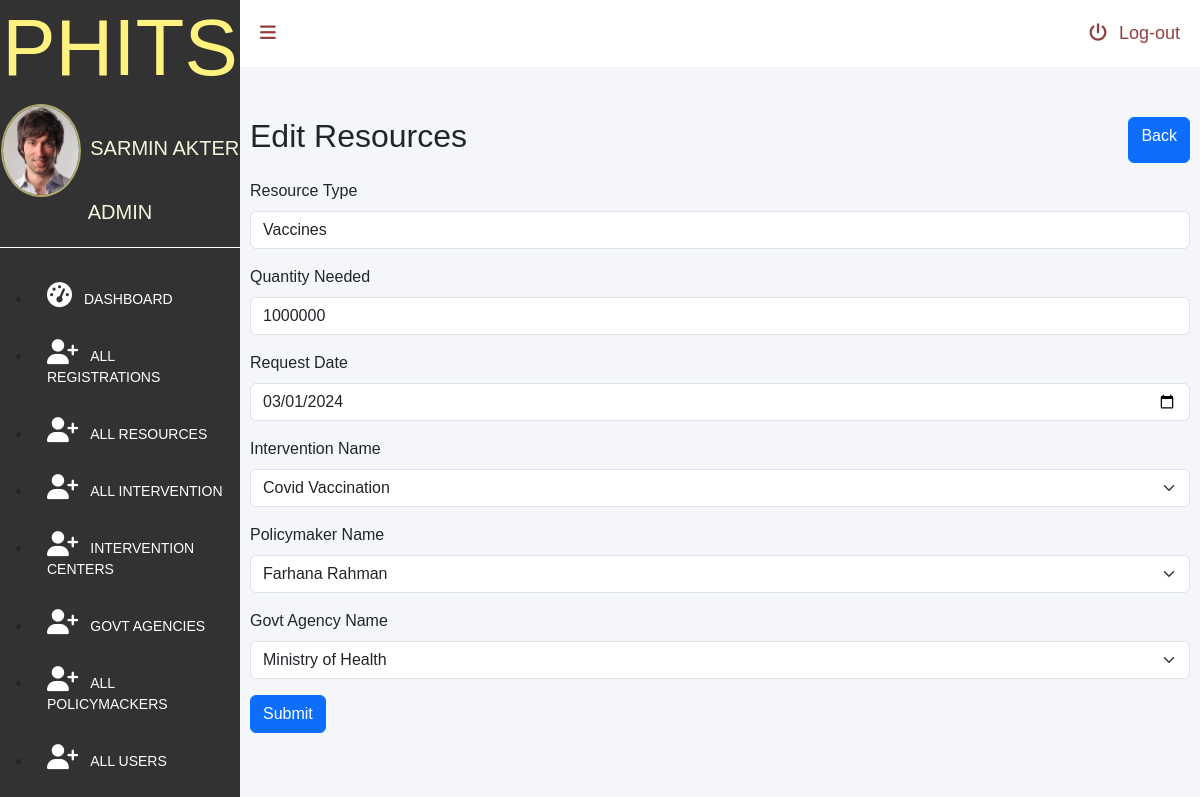
Page /admin/edit-resources.php?editId=36 (signed in) on the committed database.
### tables this page shows
CREATE TABLE `users`  (
  `userId` int(11) NOT NULL AUTO_INCREMENT,
  `name` varchar(255) NULL DEFAULT NULL,
  `username` varchar(255) NULL DEFAULT NULL,
  `role` varchar(255) NULL DEFAULT NULL,
  `password` varchar(255) NULL DEFAULT NULL,
  `email` varchar(255) NULL DEFAULT NULL,
  PRIMARY KEY (`userId`) USING BTREE
);

CREATE TABLE `resourceallocation_t`  (
  `resourceID` int(11) NOT NULL AUTO_INCREMENT,
  `resourceType` varchar(50) NULL DEFAULT NULL,
  `quantityNeeded` int(11) NULL DEFAULT NULL,
  `requestDate` date NULL DEFAULT NULL,
  `allocationDate` date NULL DEFAULT NULL,
  `approvalStatus` varchar(3) NULL DEFAULT NULL,
  `interventionID` char(5) NULL DEFAULT NULL,
  `policymakerID` char(5) NULL DEFAULT NULL,
  `agencyID` char(5) NULL DEFAULT NULL,
  PRIMARY KEY (`resourceID`) USING BTREE,
  INDEX `ResourceAllocation_FK1`(`interventionID`) USING BTREE,
  INDEX `ResourceAllocation_FK2`(`policymakerID`) USING BTREE,
  INDEX `ResourceAllocation_FK3`(`agencyID`) USING BTREE,
  CONSTRAINT `resourceallocation_t_ibfk_1` FOREIGN KEY (`interventionID`) REFERENCES `intervention_t` (`interventionID`) ON DELETE RESTRICT ON UPDATE RESTRICT,
  CONSTRAINT `resourceallocation_t_ibfk_2` FOREIGN KEY (`policymakerID`) REFERENCES `policymakers_t` (`policymakerID`) ON DELETE RESTRICT ON UPDATE RESTRICT,
  CONSTRAINT `resourceallocation_t_ibfk_3` FOREIGN KEY (`agencyID`) REFERENCES `governmentagencies_t` (`agencyID`) ON DELETE RESTRICT ON UPDATE RESTRICT
);

CREATE TABLE `intervention_t`  (
  `interventionID` char(5) NOT NULL,
  `interventionName` varchar(30) NULL DEFAULT NULL,
  `startDate` date NULL DEFAULT NULL,
  `endDate` date NULL DEFAULT NULL,
  `targetPopulation` int(11) NULL DEFAULT NULL,
  PRIMARY KEY (`interventionID`) USING BTREE
);

CREATE TABLE `policymakers_t`  (
  `policymakerID` char(5) NOT NULL,
  `policymakerName` varchar(255) NULL DEFAULT NULL,
  `policymakerEmail` varchar(25) NULL DEFAULT NULL,
  `policymakerContact` varchar(13) NULL DEFAULT NULL,
  `policymakerGroup` varchar(255) NULL DEFAULT NULL,
  `policymakerPassword` varchar(255) NULL DEFAULT NULL,
  `role` varchar(255) NULL DEFAULT NULL,
  PRIMARY KEY (`policymakerID`) USING BTREE
);

CREATE TABLE `governmentagencies_t`  (
  `agencyID` char(5) NOT NULL,
  `agencyName` varchar(30) NULL DEFAULT NULL,
  `agencyEmail` varchar(25) NULL DEFAULT NULL,
  `agencyContact` varchar(13) NULL DEFAULT NULL,
  `city` varchar(25) NULL DEFAULT NULL,
  `area` varchar(25) NULL DEFAULT NULL,
  `agencyGroup` varchar(255) NULL DEFAULT NULL,
  `role` varchar(255) NULL DEFAULT NULL,
  `password` varchar(255) NULL DEFAULT NULL,
  PRIMARY KEY (`agencyID`) USING BTREE
);

### admin/edit-resources.php (the view, shortened to what this page needs)
<?php
require_once '../lib/database.php';
if(isset($_GET['editId'])) {
    $editId = $_GET['editId'];
    $stmt = $conn->prepare("SELECT * FROM resourceallocation_t WHERE resourceID = ?");
    $stmt->bind_param("s", $editId);
    $stmt->execute();
    $result = $stmt->get_result();
    if ($result->num_rows > 0) {
        $resource = $result->fetch_assoc();
    } else {
        echo "No intervention found for editId: $editId";
        exit;
    }
}
?>
<!DOCTYPE html>
<html lang="en">
<head>
    <link href="https://cdn.jsdelivr.net/npm/bootstrap@5.3.3/dist/css/bootstrap.min.css" rel="stylesheet">
    <link rel="stylesheet" href="dashboard.css">
</head>
<body>
    <div id="dashboardMainContainer">
        <?php include('partials/sidebar.php')?>
        <div class="dashboard_content_container" id="dashboard_content_container">
            <?php include('partials/topnav.php')?>
            <div class="dashboard_content">
                <div class="d-flex justify-content-between pb-3">
                    <h2>Edit Resources</h2>
                    <a class="btn btn-primary" href="all-resources.php">Back</a>
                </div>
                <form action="edit-resources-processor.php" method="POST">
                <div class="mb-3">
                  <label for="resourceType" class="form-label">Resource Type</label>
                  <input type="text" class="form-control" id="resourceType" name="resourceType" value="<?php echo $resource['resourceType']; ?>">
                </div>
                <div class="mb-3">
                  <label for="quantityNeeded" class="form-label">Quantity Needed</label>
                  <input type="text" class="form-control" id="quantityNeeded" name="quantityNeeded" value="<?php echo $resource['quantityNeeded']; ?>">
                </div>
                <div class="mb-3">
                  <label for="requestDate" class="form-label">Request Date</label>
                  <input type="date" class="form-control" id="requestDate" name="requestDate" value="<?php echo $resource['requestDate']; ?>">
                </div>
                <div class="mb-3">
                  <label for="interventionID" class="form-label">Intervention Name</label>
                  <select name="interventionID" id="interventionID" class="form-select">
                    <?php
                        $sql = "SELECT * FROM `intervention_t`";
                        $result = $conn->query($sql);
                        if ($result->num_rows > 0) {
                          while($row = $result->fetch_assoc()) {
                    ?>
                    <option <?php if ($resource['interventionID'] == $row['interventionID']) echo "selected"; ?>  value="<?=$row['interventionID']?> "><?=$row['interventionName']?></option>
                    <?php } } ?>
                  </select>
                </div>
                <div class="mb-3">
                  <label for="policymakerID" class="form-label">Policymaker Name</label>
                  <select name="policymakerID" id="policymakerID" class="form-select">
                    <?php
                        $sql = "SELECT * FROM `policymakers_t`";
                        $result = $conn->query($sql);
                        if ($result->num_rows > 0) {
                          while($row = $result->fetch_assoc()) {
                    ?>
                    <option <?php if ($resource['policymakerID'] == $row['policymakerID']) echo "selected"; ?> value="<?=$row['policymakerID']?> "><?=$row['policymakerName']?></option>
                    <?php } } ?>
                  </select>
                </div>
                <div class="mb-3">
                  <label for="agencyID" class="form-label">Govt Agency Name</label>
                  <select name="agencyID" id="agencyID" class="form-select">
                    <?php
                        $sql = "SELECT * FROM `governmentagencies_t`";
                        $result = $conn->query($sql);
                        if ($result->num_rows > 0) {
                          while($row = $result->fetch_assoc()) {
                    ?>
                    <option <?php if ($resource['agencyID'] == $row['agencyID']) echo "selected"; ?> value="<?=$row['agencyID']?> "><?=$row['agencyName']?></option>
                    <?php } } ?>
                  </select>
                </div>
                <button type="submit" class="btn btn-primary">Submit</button>
              </form>
            </div>
        </div>
    </div>
</body>
</html>

### admin/partials/sidebar.php (shortened to what this page needs)
<?php
require_once '../lib/database.php';
if(isset($_SESSION['userId'])) {
    $userId = $_SESSION['userId'];
    $ustmt = $conn->prepare("SELECT * FROM `users` WHERE userId = ?");
    $ustmt->bind_param("s", $userId);
    $ustmt->execute();
    $allUsersResult = $ustmt->get_result();
    $allUsers = $allUsersResult->fetch_all(MYSQLI_ASSOC)[0];
} else {
    header("Location: index.php");
    exit();
}
?>
<div class="dashboard_sidebar" id="dashboard_sidebar">
            <h3 class="dashboard_logo" id="dashboard_logo">PHITS</h3>
             <div class="dashboard_sidebar_user" >
              <img src="userimage.jpg" alt="User image."  id="userimage">
              <?php
                    $userName = "";
                    $role = "";
                    if (isset($allUsers["name"])) {
                        $userName = $allUsers["name"];
                        $role = $allUsers["role"];
                    }elseif (isset($allPolicymakers["policymakerName"])) {
                       $userName =$allPolicymakers["policymakerName"];
                       $role =$allPolicymakers["role"];
                    }elseif (isset($allIntervention["centreName"])) {
                       $userName =$allIntervention["centreName"];
                       $role =$allIntervention["role"];
                    }elseif (isset($allAgencies["agencyName"])) {
                        $userName =$allAgencies["agencyName"];
                        $role = "Govt Agency";
                     }
                ?>
              <span>
                <?=$userName;?>
               </span>
               <span>
                   <?=$role;?>
               </span>
            </div>
            <div class="dashboard_sidebar_menus">
                <ul class="dashboard_menus_lists" >
                    <li >
                        <a href="./dashboard.php" ><i class="fa fa-dashboard"></i><span class="menuText">Dashboard</span></a>
                    </li>
                    <?php
                    if ((isset($allUsers['role']) && $allUsers['role'] == 'admin')) {
                    ?>
                    <li >
                        <a href="reg-users.php" ><i class="fa fa-user-plus"></i><span class="menuText">All Registrations</span></a>
                    </li>
                    <?php
                    }
                        if ((isset($allUsers['role']) && $allUsers['role'] == 'admin') || (isset($allIntervention['role']) && $allIntervention['role'] == 'intervention') || (isset($allPolicymakers['role']) && $allPolicymakers['role'] == 'policymaker') || (isset($allAgencies['role']) && $allAgencies['role'] == 'ageny')) {
                     ?>
                    <li>
                        <a href="all-resources.php" ><i class="fa fa-user-plus"></i><span class="menuText">All Resources</span></a>
                    </li>
                    <li>
                        <a href="all-intervention.php" ><i class="fa fa-user-plus"></i><span class="menuText">All Intervention</span></a>
                    </li>
                    <li>
                       <a href="intervention-centers.php" ><i class="fa fa-user-plus"></i><span class="menuText">Intervention Centers</span></a>
                    </li>
                    <li>
                       <a href="gov-agencies.php" ><i class="fa fa-user-plus"></i><span class="menuText">Govt Agencies</span></a>
                    </li>
                    <?php
                    }
                        if ((isset($allUsers['role']) && $allUsers['role'] == 'admin') || (isset($allPolicymakers['role']) && $allPolicymakers['role'] == 'policymaker')) {
                     ?>
                    <li>
                        <a href="policymacker.php" ><i class="fa fa-user-plus"></i><span class="menuText">All Policymackers</span></a>
                    </li>
                    <?php
                    }
                        if ((isset($allUsers['role']) && $allUsers['role'] == 'admin')) {
                     ?>
                     <li>
                         <a href="all-users.php" ><i class="fa fa-user-plus"></i><span class="menuText">All Users</span></a>
                    </li>
                    <?php } ?>
                </ul>
            </div>
        </div>

### admin/dashboard.css (style rules this page uses)
* { font-family: 'Poppins', sans-serif; margin:0; padding:0; box-sizing: border-box; outline: none; text-decoration: none; }
#dashboardMainContainer { display: flex; flex-direction: row; }
div.dashboard_sidebar { width:20%; background: #323232; height:150vh ; }
div.dashboard_content_container { width:80%; background: #f4f6f9; }
h3.dashboard_logo { color: #fff27f; font-size: 80px; text-align: center; }
div.dashboard_sidebar_user { text-align:center; position: relative; padding-bottom:20px ; border-bottom: 1px solid #fff }
div.dashboard_sidebar_user img { width:80px; display: inline-block; border-radius: 50%; border:2px solid #aea76b; margin-right: 5px; vertical-align: middle; }
div.dashboard_sidebar_user span { top: 20%; font-size: 20px; text-transform:uppercase; color:beige; display: inline-block; }
ul.dashboard_menus_lists { margin-top: 20px; }
ul.dashboard_menus_lists li { padding: 15px 15px; text-transform: uppercase; }
ul.dashboard_menus_lists li a { text-decoration: none; color: #fff; font-size: 14px; display: block; }
ul.dashboard_menus_lists li a i { font-size: 25px; }
.fa { padding-right: 12px; }
div.dashboard_content { padding: 50px 10px 10px 10px; }

### rows in the picture
users: name "SARMIN AKTER", role "ADMIN"
resourceallocation_t: resourceType "Vaccines", quantityNeeded "1000000", requestDate "03/01/2024", interventionID "Covid Vaccination", policymakerID "Farhana Rahman", agencyID "Ministry of Health"
